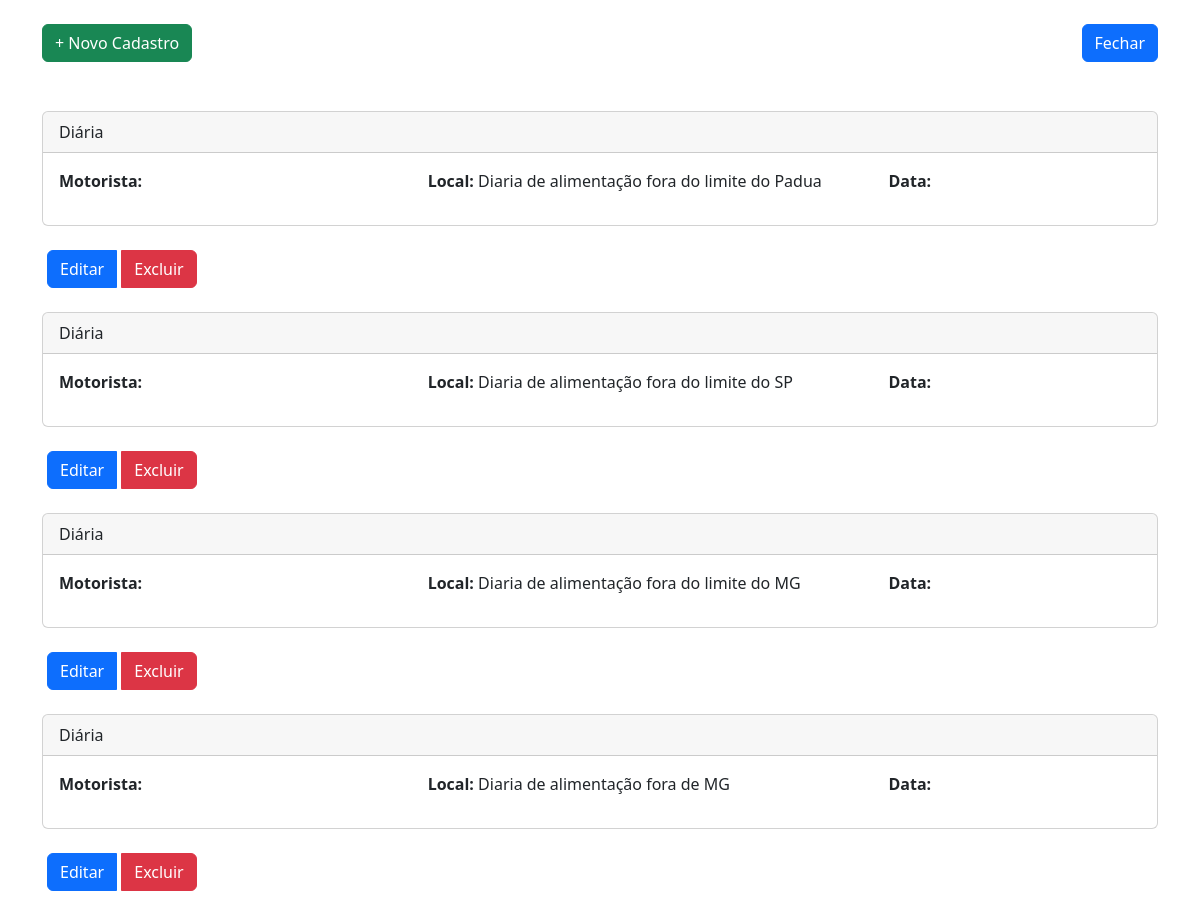
The page /App/views/user/DiariaView/indexDiaria.php on the database as committed earlier.
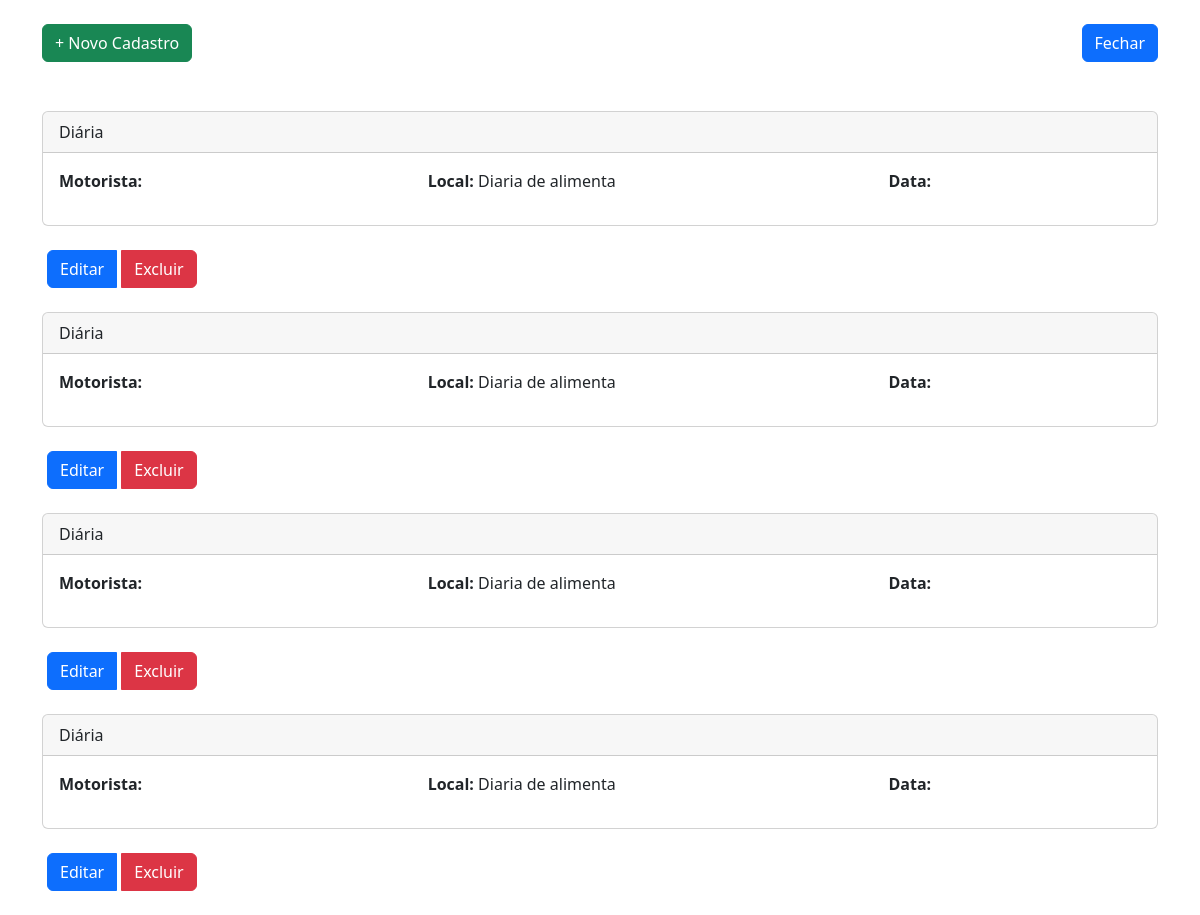
The same page on the database as committed later.
### tables this page shows
CREATE TABLE IF NOT EXISTS `diarias` (
  `id` int NOT NULL AUTO_INCREMENT,
  `diaria` varchar(150) NOT NULL,
  `created` datetime NOT NULL,
  `modified` datetime DEFAULT NULL,
  PRIMARY KEY (`id`)
);

### App/config/conexao.php (called while the page is built, shortened)
<?php
class Banco
{
    protected $mysqli;
    private function conexao($servidor, $usuario, $senha, $banco)
    {
        try {
            $this->mysqli = new mysqli($servidor, $usuario, $senha, $banco);
        } catch (Exception $e) {
            die($e->getMessage());
        }
    }
    public function getConexao()
    {
        return $this->mysqli;
    }
}
?>

### App/controllers/Diaria/DiariaListarController.php (called while the page is built)
<?php
require_once (__DIR__ ."/../../models/DiariaModel.php");
class listarDiaria{
    private $listar;
    public function __construct(){
        $this->listar = new Diaria();
        $this -> listarTodos();
    }
    public function listarTodos(){
        return $this -> listar->listarDiaria();
    }
}

### App/models/DiariaModel.php (called while the page is built, shortened)
<?php
require_once (__DIR__ ."/../dao/DiariaDAO.php");
class Diaria extends Banco
{
   private $diariaDAO;
    public function __construct()
    {
        $this->diariaDAO=new DiariaDAO();
    }
    public  function listarDiaria()
    {
        return $this->diariaDAO->getDiaria();
    }
}

### App/dao/DiariaDAO.php (called while the page is built, shortened)
<?php
require_once(__DIR__ . "/../config/conexao.php");
class DiariaDAO
{
    protected $conexao;
    public function __construct()
    {
        $this->conexao = new Banco();
    }
    public function getDiaria()
    {
        $stmt = $this->conexao->getConexao()->prepare("SELECT * FROM diarias ORDER BY id DESC");
        $dia = [];
        $stmt->execute();
        $result = $stmt->get_result();
        while ($row = $result->fetch_array(MYSQLI_ASSOC)) {
            $dia[] = $row;
        }
        return $dia;
    }
}
?>

### App/views/user/DiariaView/indexDiaria.php (the view, shortened to what this page needs)
<?php
require_once("../../../controllers/Diaria/DiariaListarController.php");
$controller = new listarDiaria();
$row = $controller->listarTodos();
?>
<!DOCTYPE html>
<html lang="en">
<head>
    <link href="https://cdn.jsdelivr.net/npm/bootstrap@5.2.1/dist/css/bootstrap.min.css" rel="stylesheet"
>
</head>
<body>
<div class="container">
    <header class="d-flex justify-content-between my-4">
        <p class="text-right"><a href="criarDiaria.php" class="btn btn-success">+ Novo Cadastro</a></p>
        <a href="../../home.php" class="btn btn-primary" style="margin-bottom: 25px;">Fechar</a>
    </header>
    <?php foreach ($row as $value): ?>
        <div class="card">
            <div class="card-header">Diária</div>
            <div class="card-body">
                <div class="row">
                    <div class="col-md-4">
                        <p><strong>Motorista:</strong>  </p>
                    </div>
                    <div class="col-md-5">
                        <p><strong>Local:</strong> <?php echo $value['diaria']; ?></p>
                    </div>
                    <div class="col-md-3">
                        <p><strong>Data:</strong>  </p>
                    </div>
                </div>
            </div>
        </div>
        <br>
        <div class="row">
            <div class="col-md-9 text-right">
                <div class="btn-group">
                    <a class="btn btn-primary" style="margin-left: 5px; margin-right: 5px;" href="../../user/DiariaView/editarDiaria.php?id=<?php echo $value['id']; ?>">Editar</a>
                    <a class="btn btn-danger" href="../../../controllers/Diaria/DiariaDeletarController.php?id=<?php echo $value['id']; ?>">Excluir</a>
                </div>
            </div>
        </div>
        <br>
    <?php endforeach; ?>
</div>
</body>
</html>

Rows that differ between the two databases and show on the page:
changed diarias (number 1 of 4 on the later page): diaria "Diaria de alimentação fora do limite do Padua" → "Diaria de alimenta"
changed diarias (number 2 of 4 on the later page): diaria "Diaria de alimentação fora do limite do SP" → "Diaria de alimenta"
changed diarias (number 3 of 4 on the later page): diaria "Diaria de alimentação fora do limite do MG" → "Diaria de alimenta"
changed diarias (number 4 of 4 on the later page): diaria "Diaria de alimentação fora de MG" → "Diaria de alimenta"
